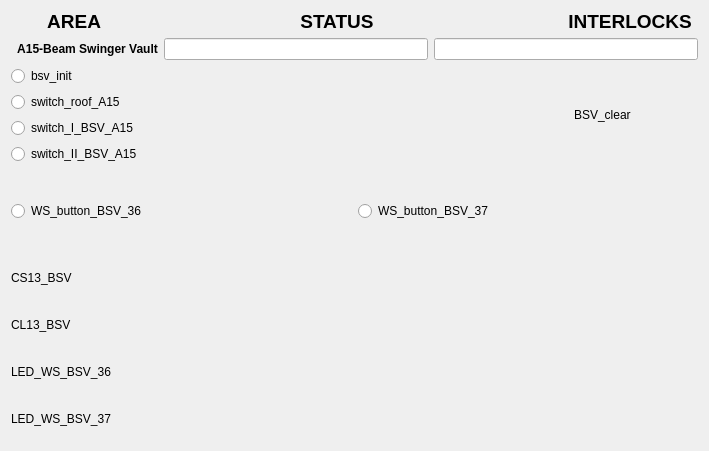
<?xml version="1.0" encoding="UTF-8"?>
<ui version="4.0">
 <class>Form</class>
 <widget class="QWidget" name="Form">
  <property name="geometry">
   <rect>
    <x>0</x>
    <y>0</y>
    <width>671</width>
    <height>451</height>
   </rect>
  </property>
  <property name="windowTitle">
   <string>Form</string>
  </property>
  <layout class="QVBoxLayout" name="verticalLayout_3">
   <item>
    <layout class="QVBoxLayout" name="verticalLayout">
     <item>
      <widget class="QLabel" name="label_4">
       <property name="maximumSize">
        <size>
         <width>16777215</width>
         <height>21</height>
        </size>
       </property>
       <property name="font">
        <font>
         <pointsize>14</pointsize>
         <weight>75</weight>
         <bold>true</bold>
        </font>
       </property>
       <property name="text">
        <string>       AREA                                      STATUS                                     INTERLOCKS </string>
       </property>
      </widget>
     </item>
     <item>
      <layout class="QFormLayout" name="formLayout_2">
       <property name="fieldGrowthPolicy">
        <enum>QFormLayout::AllNonFixedFieldsGrow</enum>
       </property>
       <item row="0" column="0">
        <widget class="QLabel" name="label">
         <property name="font">
          <font>
           <weight>75</weight>
           <bold>true</bold>
          </font>
         </property>
         <property name="text">
          <string>  A15-Beam Swinger Vault</string>
         </property>
        </widget>
       </item>
       <item row="0" column="1">
        <layout class="QHBoxLayout" name="horizontalLayout_3">
         <item>
          <widget class="QELineEdit" name="qelineedit_6">
           <property name="alignment">
            <set>Qt::AlignCenter</set>
           </property>
           <property name="variable" stdset="0">
            <string>VCS:BSV-CLR-STATS</string>
           </property>
          </widget>
         </item>
         <item>
          <widget class="QELineEdit" name="qelineedit_7">
           <property name="alignment">
            <set>Qt::AlignCenter</set>
           </property>
           <property name="variable" stdset="0">
            <string>VCS:BSV-INTLCK-STATS</string>
           </property>
          </widget>
         </item>
        </layout>
       </item>
      </layout>
     </item>
    </layout>
   </item>
   <item>
    <layout class="QHBoxLayout" name="horizontalLayout_9">
     <item>
      <layout class="QVBoxLayout" name="verticalLayout_2">
       <item>
        <widget class="QERadioButton" name="qeradiobutton">
         <property name="text">
          <string>bsv_init</string>
         </property>
         <property name="autoExclusive">
          <bool>false</bool>
         </property>
         <property name="variable" stdset="0">
          <string>VCS:BSV-INIT</string>
         </property>
         <property name="format" stdset="0">
          <enum>QERadioButton::LocalEnumeration</enum>
         </property>
         <property name="pressText">
          <string>0</string>
         </property>
         <property name="releaseText">
          <string>1</string>
         </property>
        </widget>
       </item>
       <item>
        <widget class="QERadioButton" name="qeradiobutton_3">
         <property name="text">
          <string>switch_roof_A15</string>
         </property>
         <property name="autoExclusive">
          <bool>false</bool>
         </property>
         <property name="variable" stdset="0">
          <string>VCS:SW-RF-A15</string>
         </property>
         <property name="format" stdset="0">
          <enum>QERadioButton::LocalEnumeration</enum>
         </property>
         <property name="pressText">
          <string>0</string>
         </property>
         <property name="releaseText">
          <string>1</string>
         </property>
        </widget>
       </item>
       <item>
        <widget class="QERadioButton" name="qeradiobutton_4">
         <property name="text">
          <string>switch_I_BSV_A15</string>
         </property>
         <property name="variable" stdset="0">
          <string>VCS:SW-I-BSV-A15</string>
         </property>
         <property name="format" stdset="0">
          <enum>QERadioButton::LocalEnumeration</enum>
         </property>
         <property name="pressText">
          <string>1</string>
         </property>
         <property name="releaseText">
          <string>0</string>
         </property>
        </widget>
       </item>
       <item>
        <widget class="QERadioButton" name="qeradiobutton_2">
         <property name="text">
          <string>switch_II_BSV_A15</string>
         </property>
         <property name="autoExclusive">
          <bool>false</bool>
         </property>
         <property name="variable" stdset="0">
          <string>VCS:SW-II-BSV-A15</string>
         </property>
         <property name="format" stdset="0">
          <enum>QERadioButton::Integer</enum>
         </property>
        </widget>
       </item>
      </layout>
     </item>
     <item>
      <spacer name="horizontalSpacer">
       <property name="orientation">
        <enum>Qt::Horizontal</enum>
       </property>
       <property name="sizeHint" stdset="0">
        <size>
         <width>40</width>
         <height>20</height>
        </size>
       </property>
      </spacer>
     </item>
     <item>
      <layout class="QHBoxLayout" name="horizontalLayout_8">
       <item>
        <widget class="QLabel" name="label_9">
         <property name="maximumSize">
          <size>
           <width>16777215</width>
           <height>20</height>
          </size>
         </property>
         <property name="text">
          <string>BSV_clear</string>
         </property>
        </widget>
       </item>
       <item>
        <widget class="QEBitStatus" name="qebitstatus_3">
         <property name="minimumSize">
          <size>
           <width>61</width>
           <height>41</height>
          </size>
         </property>
         <property name="maximumSize">
          <size>
           <width>61</width>
           <height>41</height>
          </size>
         </property>
         <property name="numberOfBits">
          <number>1</number>
         </property>
         <property name="shape">
          <enum>QBitStatus::Circle</enum>
         </property>
         <property name="offColour">
          <color>
           <red>0</red>
           <green>77</green>
           <blue>0</blue>
          </color>
         </property>
         <property name="variable" stdset="0">
          <string>VCS:BSV-CLR</string>
         </property>
        </widget>
       </item>
      </layout>
     </item>
    </layout>
   </item>
   <item>
    <spacer name="verticalSpacer">
     <property name="orientation">
      <enum>Qt::Vertical</enum>
     </property>
     <property name="sizeHint" stdset="0">
      <size>
       <width>20</width>
       <height>40</height>
      </size>
     </property>
    </spacer>
   </item>
   <item>
    <layout class="QHBoxLayout" name="horizontalLayout_10">
     <item>
      <widget class="QERadioButton" name="qeradiobutton_6">
       <property name="text">
        <string>WS_button_BSV_36</string>
       </property>
       <property name="autoExclusive">
        <bool>false</bool>
       </property>
       <property name="variable" stdset="0">
        <string>VCS:WS-BUT-BSV-36</string>
       </property>
       <property name="format" stdset="0">
        <enum>QERadioButton::LocalEnumeration</enum>
       </property>
       <property name="pressText">
        <string>0</string>
       </property>
       <property name="releaseText">
        <string>1</string>
       </property>
      </widget>
     </item>
     <item>
      <widget class="QERadioButton" name="qeradiobutton_5">
       <property name="text">
        <string>WS_button_BSV_37</string>
       </property>
       <property name="autoExclusive">
        <bool>false</bool>
       </property>
       <property name="variable" stdset="0">
        <string>VCS:WS-BUT-BSV-37</string>
       </property>
       <property name="format" stdset="0">
        <enum>QERadioButton::LocalEnumeration</enum>
       </property>
       <property name="pressText">
        <string>0</string>
       </property>
       <property name="releaseText">
        <string>1</string>
       </property>
      </widget>
     </item>
    </layout>
   </item>
   <item>
    <spacer name="verticalSpacer_2">
     <property name="orientation">
      <enum>Qt::Vertical</enum>
     </property>
     <property name="sizeHint" stdset="0">
      <size>
       <width>20</width>
       <height>40</height>
      </size>
     </property>
    </spacer>
   </item>
   <item>
    <layout class="QHBoxLayout" name="horizontalLayout_13">
     <item>
      <widget class="QLabel" name="label_12">
       <property name="maximumSize">
        <size>
         <width>16777215</width>
         <height>20</height>
        </size>
       </property>
       <property name="text">
        <string>CS13_BSV</string>
       </property>
      </widget>
     </item>
     <item>
      <widget class="QEBitStatus" name="qebitstatus_8">
       <property name="minimumSize">
        <size>
         <width>61</width>
         <height>41</height>
        </size>
       </property>
       <property name="maximumSize">
        <size>
         <width>61</width>
         <height>41</height>
        </size>
       </property>
       <property name="numberOfBits">
        <number>1</number>
       </property>
       <property name="shape">
        <enum>QBitStatus::Circle</enum>
       </property>
       <property name="offColour">
        <color>
         <red>0</red>
         <green>70</green>
         <blue>0</blue>
        </color>
       </property>
       <property name="variable" stdset="0">
        <string>VCS:CS13-BSV</string>
       </property>
       <property name="variableSubstitutions" stdset="0">
        <string/>
       </property>
      </widget>
     </item>
    </layout>
   </item>
   <item>
    <layout class="QHBoxLayout" name="horizontalLayout_12">
     <item>
      <widget class="QLabel" name="label_11">
       <property name="maximumSize">
        <size>
         <width>16777215</width>
         <height>20</height>
        </size>
       </property>
       <property name="text">
        <string>CL13_BSV</string>
       </property>
      </widget>
     </item>
     <item>
      <widget class="QEBitStatus" name="qebitstatus_7">
       <property name="minimumSize">
        <size>
         <width>61</width>
         <height>41</height>
        </size>
       </property>
       <property name="maximumSize">
        <size>
         <width>61</width>
         <height>41</height>
        </size>
       </property>
       <property name="numberOfBits">
        <number>1</number>
       </property>
       <property name="shape">
        <enum>QBitStatus::Circle</enum>
       </property>
       <property name="offColour">
        <color>
         <red>0</red>
         <green>70</green>
         <blue>0</blue>
        </color>
       </property>
       <property name="variable" stdset="0">
        <string>VCS:CL13-BSV</string>
       </property>
       <property name="variableSubstitutions" stdset="0">
        <string/>
       </property>
      </widget>
     </item>
    </layout>
   </item>
   <item>
    <layout class="QHBoxLayout" name="horizontalLayout_6">
     <item>
      <widget class="QLabel" name="label_7">
       <property name="maximumSize">
        <size>
         <width>16777215</width>
         <height>20</height>
        </size>
       </property>
       <property name="text">
        <string>LED_WS_BSV_36</string>
       </property>
      </widget>
     </item>
     <item>
      <widget class="QEBitStatus" name="qebitstatus_4">
       <property name="minimumSize">
        <size>
         <width>61</width>
         <height>41</height>
        </size>
       </property>
       <property name="maximumSize">
        <size>
         <width>61</width>
         <height>41</height>
        </size>
       </property>
       <property name="numberOfBits">
        <number>1</number>
       </property>
       <property name="shape">
        <enum>QBitStatus::Circle</enum>
       </property>
       <property name="offColour">
        <color>
         <red>0</red>
         <green>70</green>
         <blue>0</blue>
        </color>
       </property>
       <property name="variable" stdset="0">
        <string>VCS:LED-WS-BSV-36</string>
       </property>
       <property name="variableSubstitutions" stdset="0">
        <string/>
       </property>
      </widget>
     </item>
    </layout>
   </item>
   <item>
    <layout class="QHBoxLayout" name="horizontalLayout_7">
     <item>
      <widget class="QLabel" name="label_8">
       <property name="maximumSize">
        <size>
         <width>16777215</width>
         <height>20</height>
        </size>
       </property>
       <property name="text">
        <string>LED_WS_BSV_37</string>
       </property>
       <property name="textFormat">
        <enum>Qt::PlainText</enum>
       </property>
      </widget>
     </item>
     <item>
      <widget class="QEBitStatus" name="qebitstatus_5">
       <property name="minimumSize">
        <size>
         <width>61</width>
         <height>41</height>
        </size>
       </property>
       <property name="maximumSize">
        <size>
         <width>61</width>
         <height>41</height>
        </size>
       </property>
       <property name="numberOfBits">
        <number>1</number>
       </property>
       <property name="shape">
        <enum>QBitStatus::Circle</enum>
       </property>
       <property name="offColour">
        <color>
         <red>0</red>
         <green>76</green>
         <blue>0</blue>
        </color>
       </property>
       <property name="variable" stdset="0">
        <string>VCS:LED-WS-BSV-37</string>
       </property>
      </widget>
     </item>
    </layout>
   </item>
  </layout>
 </widget>
 <customwidgets>
  <customwidget>
   <class>QEBitStatus</class>
   <extends>QBitStatus</extends>
   <header>QEBitStatus.h</header>
  </customwidget>
  <customwidget>
   <class>QELineEdit</class>
   <extends>QLineEdit</extends>
   <header>QELineEdit.h</header>
  </customwidget>
  <customwidget>
   <class>QERadioButton</class>
   <extends>QRadioButton</extends>
   <header>QERadioButton.h</header>
  </customwidget>
  <customwidget>
   <class>QBitStatus</class>
   <extends>QWidget</extends>
   <header>QBitStatus.h</header>
  </customwidget>
 </customwidgets>
 <resources/>
 <connections/>
</ui>
